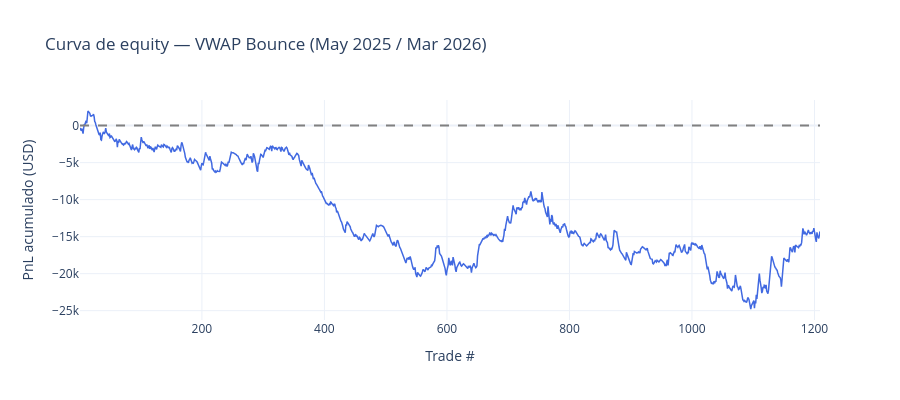

This figure's notebook cell:
### Code cell
punto = 50

df_vwap_trades["pnl_usd"] = df_vwap_trades["pnl"] * punto
df_vwap_trades["equity"] = df_vwap_trades["pnl_usd"].cumsum()

total = len(df_vwap_trades)
ganadores = df_vwap_trades[df_vwap_trades["pnl"] > 0]
perdedores = df_vwap_trades[df_vwap_trades["pnl"] < 0]
win_rate = len(ganadores) / total * 100
pnl_total = df_vwap_trades["pnl_usd"].sum()
ganancia_media = ganadores["pnl_usd"].mean()
perdida_media = perdedores["pnl_usd"].mean()
profit_factor = ganadores["pnl_usd"].sum() / abs(perdedores["pnl_usd"].sum())
max_drawdown = (df_vwap_trades["equity"].cummax() - df_vwap_trades["equity"]).max()
por_resultado = df_vwap_trades["resultado"].value_counts()
por_direccion = df_vwap_trades["direccion"].value_counts()

print("=" * 45)
print("ESTADÍSTICAS VWAP BOUNCE — May 2025 / Mar 2026")
print("=" * 45)
print(f"Total trades:        {total}")
print(f"Ganadores:           {len(ganadores)} ({win_rate:.1f}%)")
print(f"Perdedores:          {len(perdedores)} ({100-win_rate:.1f}%)")
print(f"Por target:          {por_resultado.get('target', 0)}")
print(f"Por stop:            {por_resultado.get('stop', 0)}")
print(f"Por tiempo:          {por_resultado.get('tiempo', 0)}")
print(f"LONG:                {por_direccion.get('LONG', 0)}")
print(f"SHORT:               {por_direccion.get('SHORT', 0)}")
print(f"PnL total:           ${pnl_total:,.0f}")
print(f"Ganancia media:      ${ganancia_media:,.0f}")
print(f"Pérdida media:       ${perdida_media:,.0f}")
print(f"Profit factor:       {profit_factor:.2f}")
print(f"Max drawdown:        ${max_drawdown:,.0f}")
print("=" * 45)

fig = go.Figure()
fig.add_trace(go.Scatter(
    x=list(range(1, total+1)),
    y=df_vwap_trades["equity"],
    mode="lines",
    line=dict(color="royalblue", width=1.5),
    name="Equity"
))
fig.add_hline(y=0, line_dash="dash", line_color="gray")
fig.update_layout(
    title="Curva de equity — VWAP Bounce (May 2025 / Mar 2026)",
    xaxis_title="Trade #",
    yaxis_title="PnL acumulado (USD)",
    height=400,
    template="plotly_white"
)
fig.show()

### Figure 1 — Plotly figure (JSON) as saved in the notebook; plotly's stock layout.template omitted (floating-point values rounded to 4 significant figures; data arrays with more than 128 entries replaced by an {"elided": "..."} marker saying what was removed)
{"data": [{"line": {"color": "royalblue", "width": 1.5}, "mode": "lines", "name": "Equity", "type": "scatter", "x": {"elided": "1209 int values"}, "y": {"elided": "1209 float values"}}], "layout": {"height": 400, "shapes": [{"line": {"color": "gray", "dash": "dash"}, "type": "line", "x0": 0, "x1": 1, "xref": "x domain", "y0": 0, "y1": 0, "yref": "y"}], "title": {"text": "Curva de equity — VWAP Bounce (May 2025 / Mar 2026)"}, "xaxis": {"title": {"text": "Trade #"}}, "yaxis": {"title": {"text": "PnL acumulado (USD)"}}}}
